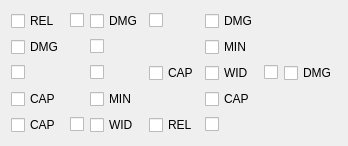
         <widget class="QWidget" name="lineGunTab">
          <attribute name="title">
           <string>LINE GUN</string>
          </attribute>
          <layout class="QGridLayout" name="gridLayout_5">
           <item row="5" column="4">
            <widget class="QCheckBox" name="blank7LineGunCheckBox">
             <property name="text">
              <string/>
             </property>
            </widget>
           </item>
           <item row="3" column="4">
            <widget class="QCheckBox" name="wid2LineGunCheckBox">
             <property name="text">
              <string>WID</string>
             </property>
            </widget>
           </item>
           <item row="0" column="3">
            <widget class="QCheckBox" name="blank6LineGunCheckBox">
             <property name="text">
              <string/>
             </property>
            </widget>
           </item>
           <item row="0" column="0">
            <widget class="QCheckBox" name="rel1LineGunCheckBox">
             <property name="text">
              <string>REL</string>
             </property>
            </widget>
           </item>
           <item row="0" column="2">
            <widget class="QCheckBox" name="dmg2LineGunCheckBox">
             <property name="text">
              <string>DMG</string>
             </property>
            </widget>
           </item>
           <item row="0" column="1">
            <widget class="QCheckBox" name="blank2LineGunCheckBox">
             <property name="text">
              <string/>
             </property>
            </widget>
           </item>
           <item row="5" column="3">
            <widget class="QCheckBox" name="rel2LineGunCheckBox">
             <property name="text">
              <string>REL</string>
             </property>
            </widget>
           </item>
           <item row="5" column="0">
            <widget class="QCheckBox" name="cap2LineGunCheckBox">
             <property name="text">
              <string>CAP</string>
             </property>
            </widget>
           </item>
           <item row="4" column="4">
            <widget class="QCheckBox" name="cap4LineGunCheckBox">
             <property name="text">
              <string>CAP</string>
             </property>
            </widget>
           </item>
           <item row="3" column="6">
            <widget class="QCheckBox" name="dmg4LineGunCheckBox">
             <property name="text">
              <string>DMG</string>
             </property>
            </widget>
           </item>
           <item row="3" column="5">
            <widget class="QCheckBox" name="blank8LineGunCheckBox">
             <property name="text">
              <string/>
             </property>
            </widget>
           </item>
           <item row="5" column="1">
            <widget class="QCheckBox" name="blank3LineGunCheckBox">
             <property name="text">
              <string/>
             </property>
            </widget>
           </item>
           <item row="2" column="0">
            <widget class="QCheckBox" name="dmg1LineGunCheckBox">
             <property name="text">
              <string>DMG</string>
             </property>
            </widget>
           </item>
           <item row="0" column="4">
            <widget class="QCheckBox" name="dmg3LineGunCheckBox">
             <property name="text">
              <string>DMG</string>
             </property>
            </widget>
           </item>
           <item row="2" column="2">
            <widget class="QCheckBox" name="blank4LineGunCheckBox">
             <property name="text">
              <string/>
             </property>
            </widget>
           </item>
           <item row="5" column="2">
            <widget class="QCheckBox" name="wid1LineGunCheckBox">
             <property name="text">
              <string>WID</string>
             </property>
            </widget>
           </item>
           <item row="4" column="2">
            <widget class="QCheckBox" name="min1LineGunCheckBox">
             <property name="text">
              <string>MIN</string>
             </property>
            </widget>
           </item>
           <item row="3" column="3">
            <widget class="QCheckBox" name="cap3LineGunCheckBox">
             <property name="text">
              <string>CAP</string>
             </property>
            </widget>
           </item>
           <item row="4" column="0">
            <widget class="QCheckBox" name="cap1LineGunCheckBox">
             <property name="text">
              <string>CAP</string>
             </property>
            </widget>
           </item>
           <item row="3" column="0">
            <widget class="QCheckBox" name="blank1LineGunCheckBox">
             <property name="text">
              <string/>
             </property>
            </widget>
           </item>
           <item row="3" column="2">
            <widget class="QCheckBox" name="blank5LineGunCheckBox">
             <property name="text">
              <string/>
             </property>
            </widget>
           </item>
           <item row="2" column="4">
            <widget class="QCheckBox" name="min2LineGunCheckBox">
             <property name="text">
              <string>MIN</string>
             </property>
            </widget>
           </item>
          </layout>
         </widget>
